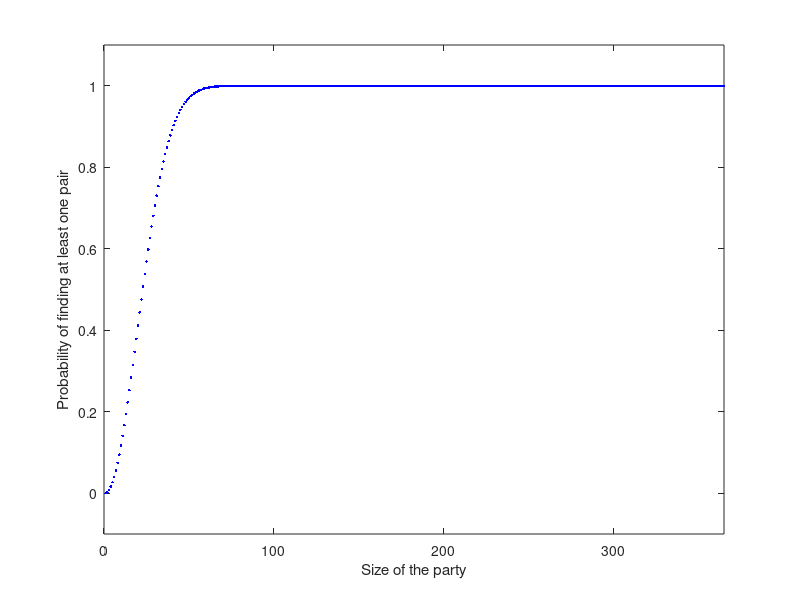

The MATLAB script that drew this image: (Note: this script raises an error after producing the figure.)
%% The birthday paradox
% Mohsin Javed, Alex Townsend, and Nick Hale, LNT's birthday, 2012

%%
% (Chebfun example fun/BirthdayOdds.m)
% [Tags: #probability, #gift]

%%
% The other day my buddy Pafnuty and I were at our friend Sergei's
% birthday party, where we were all celebrating and having some fun. Whilst
% we were standing at the buffet eating some finger food we found out that
% another friend, Carl Gustav, was having his birthday the same day as well.
% This seemed odd, and being undergraduate mathematicians we asked 
% ourselves the question: What is the probability that two people in the 
% room share a birthday? (Fortunately Gene hadn't arrived yet, which made
% things a little simpler). We soon realised that if the number of people was
% greater than 365, there would surely be at least one pair having the same
% birthday. First year had taught us that that the pigeonhole principle
% always holds, even in real life. So we looked around and safely assumed
% there were fewer than 365 friends in the room; otherwise the probability
% is immediately one.

function birthday
N = 365;
p = zeros(1,N);

%%
% (You can make the same assumption on your last birthday, unless you have
% more than 365 friends.)

%%
% We found that it was much easier to think about the case when all the
% people in the room had distinct birthdays, for then the probabilty $q$
% that everyone in the room had distinct birthdays was given by the
% expression 
% $$ q = 1\left(1-\frac{1}{365}\right) \left(1-\frac{2}{365}\right) \ldots 
% \left(1-\frac{n-1}{365}\right), $$
% or we could write 
% $$ q = \prod_{k=0}^{n-1}\left(1-\frac{k}{365}\right). $$
% From this the probability of getting at least one "collision" of
% birthdays was easy. We simply computed $1-q$ and after simplifying the
% expression for $q$, we were able to write $p$ as 
% $$ p = 1-\frac{365!}{365^n(365-n)!}. $$
% However, we quickly realized that the above expression is useless for our
% calculators, so we applied the standard exp-log trick to the above
% expression. This gave us a numerically tractable expression for $p$:

a = sum(log(1:365));
pk = @(k) 1-exp(a-sum(log(1:(365-k)))-k.*log(365));

%%
% We then computed the probability of at least one match as a function of
% the number of people.

set(0,'DefaultLineLineWidth',2)
for i = 1:N, p(i) = pk(i); end
plot(1:N,p,'.b'), axis([0 365 -.1 1.1]), hold on
xlabel('Size of the party'), ylabel('Probability of finding at least one pair')

%%
% The plot looked nice on our graphical calculators and we were intrigued.
% "Let's make a chebfun out of it!", Pafnuty said. "But for that we will
% have to evaluate $p$ at non-integer values." 

function prob = matchProb(n)
    nr = floor(n);
    if nr ==n, prob = pk(n); return, end
    v1 = prod((365:-1:365-nr+1)./(365*ones(1,nr)));
    v2 = prod((365-nr:-1:2)./(365-n:-1:1));
    prob = 1-v1*v2/gamma(2-n+nr)/365^(n-nr);
end

%%
% We were now ready to make a chebfun.
p = chebfun(@(n) matchProb(n), [1 365],'vectorise');
plot(p), hold off

%%
% We then computed the number of people needed for a 50-50 chance of
% finding two people with the same birthday. Surprisingly the answer was:
ceil(roots(p-.5))

%% 
% Pafnuty was quick to announce: "I will never invite more than 23 people
% to my birthday!". We then thought about the number of people in the same
% room for a 99 percent chance of finding at least one pair sharing a
% birthday. This time we got
ceil(roots(p-.99))

end

%%
% So here is what we suggest: LNT should throw a party where he invites one
% friend for each year of his life. If no-one shares a birthday that would
% make it a very special party indeed!
